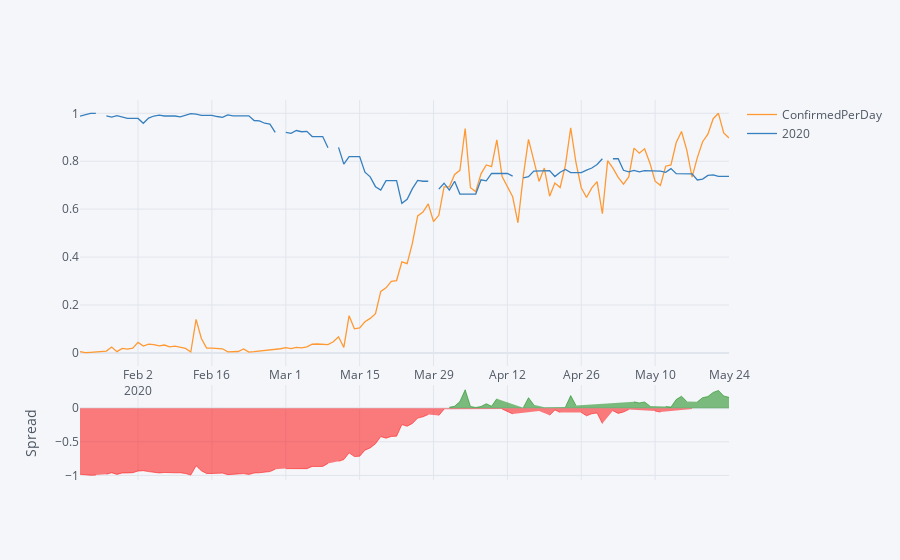

Notebook code cell kept with this figure:
### Code cell
configure_plotly_browser_state()
init_notebook_mode(connected=True)
stocks_affect[['ConfirmedPerDay', '2020']].iplot(kind='spread')
